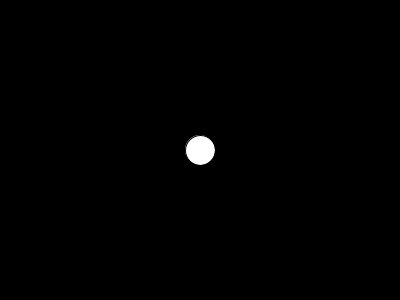
Frame 1 (no input)
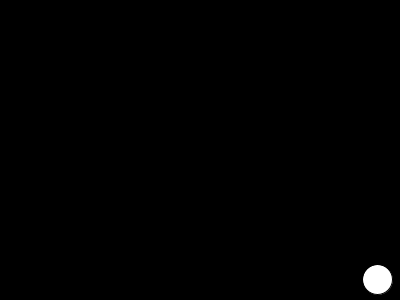
Frame 60 (the mouse pressed at the canvas centre just before this capture)
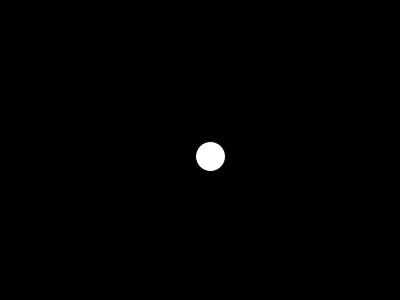
Frame 120 (the mouse held since frame 60 and released just before this capture)

The Processing sketch that drew these frames (run headless with seeded random() and noise(); from frame 60 on, the mouse is pressed at the canvas centre):

// Processing sketch: solar_typeellipse
// ── solar_typeellipse.pde
mover m;
void setup(){
  size(400,300);
  m = new mover();
  
  
  
}
void draw(){
  background(0);
  m.update();
  m.edges();
  m.display();
  
  
}

// ── mover.pde
class mover{
  PVector position;
  PVector velocity ;
  PVector acc;
  mover(){
    
    position = new PVector(width/2,height/2);
    velocity = new PVector(0,0);
    acc = new PVector(0,0);
    
    
    
    
  }
  void update(){
    
    PVector mouse = new PVector(mouseX,mouseY);
    mouse.sub(position);// a vector that points from ellipse to mouse
  
    mouse.setMag(1/(mouse.mag())*(mouse.mag()));//set mag to a particular magnitude
    acc = mouse;
    position.add(velocity);
    velocity.add(acc);
    velocity.limit(5);
    
    
    
    
  }
  void display(){
    ellipse(position.x,position.y,30,30);
    
    
  }
  void edges(){
    
     if(position.x>width)position.x=0;
     if(position.x<0)position.x=width;
     if(position.y>height)position.y=0;
     if(position.y<0)position.y=height;
    
    
    
    
    
  }
  
  
  
  
  
  
  
  
  
  
  
  
}
